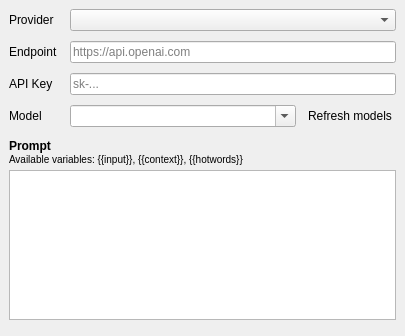
<?xml version="1.0" encoding="UTF-8"?>
<ui version="4.0">
 <class>LlmSettingsWidget</class>
 <widget class="QWidget" name="LlmSettingsWidget">
  <layout class="QVBoxLayout" name="outerLayout">
   <property name="leftMargin"><number>0</number></property>
   <property name="topMargin"><number>0</number></property>
   <property name="rightMargin"><number>0</number></property>
   <property name="bottomMargin"><number>0</number></property>
   <item>
    <widget class="QScrollArea" name="settingsScroll">
     <property name="widgetResizable"><bool>true</bool></property>
     <property name="frameShape"><enum>QFrame::NoFrame</enum></property>
     <widget class="QWidget" name="content">
      <layout class="QVBoxLayout" name="contentLayout">
       <property name="spacing"><number>12</number></property>
       <item>
        <layout class="QGridLayout" name="grid">
         <property name="horizontalSpacing"><number>12</number></property>
         <property name="verticalSpacing"><number>10</number></property>
         <item row="0" column="0"><widget class="QLabel" name="providerFormLabel"><property name="text"><string>Provider</string></property></widget></item>
         <item row="0" column="1"><widget class="QComboBox" name="providerCombo"><property name="sizeAdjustPolicy"><enum>QComboBox::SizeAdjustPolicy::AdjustToContents</enum></property></widget></item>
         <item row="1" column="0"><widget class="QLabel" name="endpointFormLabel"><property name="text"><string>Endpoint</string></property></widget></item>
         <item row="1" column="1"><widget class="QLineEdit" name="endpointEdit"><property name="placeholderText"><string>https://api.openai.com</string></property></widget></item>
         <item row="2" column="0"><widget class="QLabel" name="apiKeyFormLabel"><property name="text"><string>API Key</string></property></widget></item>
         <item row="2" column="1"><widget class="QLineEdit" name="apiKeyEdit"><property name="echoMode"><enum>QLineEdit::Password</enum></property><property name="placeholderText"><string>sk-...</string></property></widget></item>
         <item row="3" column="0"><widget class="QLabel" name="llmModelFormLabel"><property name="text"><string>Model</string></property></widget></item>
         <item row="3" column="1">
          <layout class="QHBoxLayout" name="modelRow">
           <property name="spacing"><number>8</number></property>
           <item><widget class="QComboBox" name="llmModelCombo"><property name="editable"><bool>true</bool></property><property name="insertPolicy"><enum>QComboBox::InsertPolicy::NoInsert</enum></property><property name="sizeAdjustPolicy"><enum>QComboBox::SizeAdjustPolicy::AdjustToContents</enum></property><property name="placeholderText"><string>Model name sent to the LLM service</string></property></widget></item>
           <item><widget class="QPushButton" name="refreshModelsButton"><property name="icon"><iconset><normaloff>:/resources/icons/refresh.svg</normaloff>:/resources/icons/refresh.svg</iconset></property><property name="iconSize"><size><width>16</width><height>16</height></size></property><property name="toolTip"><string>Fetch models from the configured endpoint</string></property><property name="sizePolicy"><sizepolicy hsizetype="Maximum" vsizetype="Fixed"><horstretch>0</horstretch><verstretch>0</verstretch></sizepolicy></property><property name="text"><string>Refresh models</string></property><property name="flat"><bool>true</bool></property></widget></item>
          </layout>
         </item>
        </layout>
       </item>
       <item>
        <layout class="QVBoxLayout" name="promptLayout">
         <property name="spacing"><number>4</number></property>
         <property name="alignment"><set>Qt::AlignmentFlag::AlignTop</set></property>
         <item alignment="Qt::AlignTop"><widget class="QLabel" name="promptFormLabel"><property name="sizePolicy"><sizepolicy hsizetype="Preferred" vsizetype="Fixed"><horstretch>0</horstretch><verstretch>0</verstretch></sizepolicy></property><property name="margin"><number>0</number></property><property name="textInteractionFlags"><set>Qt::TextInteractionFlag::TextSelectableByMouse</set></property><property name="text"><string>&lt;b&gt;Prompt&lt;/b&gt;&lt;br&gt;&lt;small&gt;Available variables: {{input}}, {{context}}, {{hotwords}}&lt;/small&gt;</string></property></widget></item>
         <item alignment="Qt::AlignTop"><widget class="QTextEdit" name="promptEdit"><property name="acceptRichText"><bool>false</bool></property><property name="fixedHeight"><number>140</number></property></widget></item>
        </layout>
       </item>
       <item><spacer name="verticalSpacer"><property name="orientation"><enum>Qt::Vertical</enum></property></spacer></item>
      </layout>
     </widget>
    </widget>
   </item>
  </layout>
 </widget>
 <resources><include location="../resources/resources.qrc"/></resources><connections/>
</ui>
